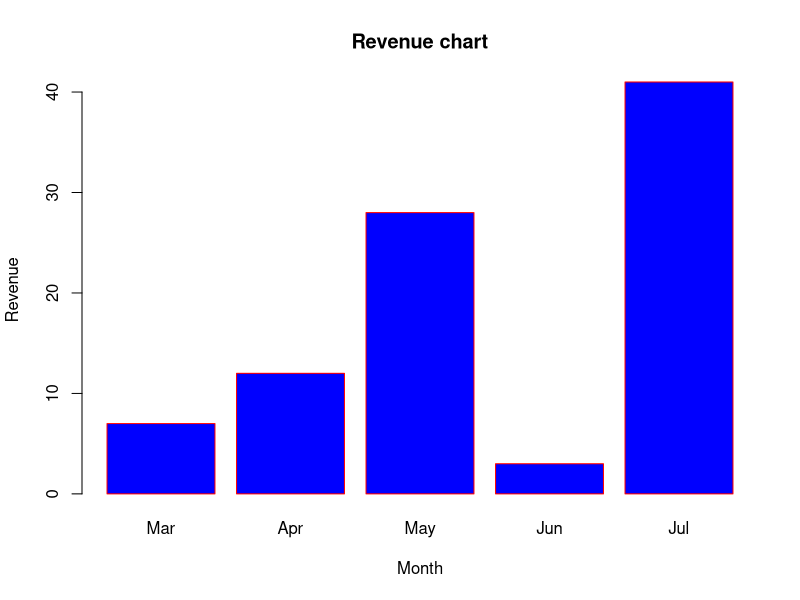
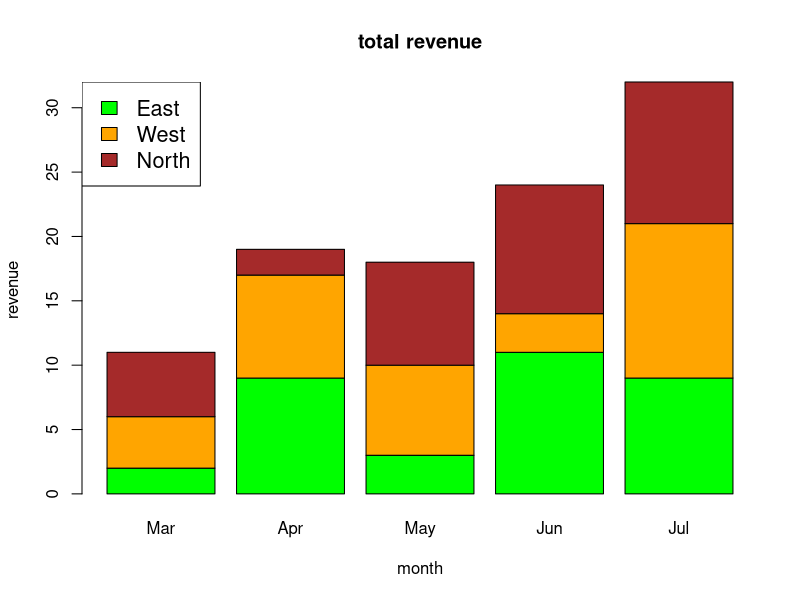

Recreate these plots in R, in order.
# Bar Charts
H <- c(7,12,28,3,41)
M <- c("Mar","Apr","May","Jun","Jul")
png(file = "barchart.png")
barplot(H,names.arg = M,xlab = "Month",ylab = "Revenue",col = "blue", main = "Revenue chart",border = "red")
dev.off()

# Group Bar Chart and Stacked Bar Chart
colors <- c("green","orange","brown")
months <- c("Mar","Apr","May","Jun","Jul")
regions <- c("East","West","North")
Values <- matrix(c(2,9,3,11,9,4,8,7,3,12,5,2,8,10,11),nrow = 3,ncol = 5,byrow = TRUE)
png(file = "barchart_stacked.png")
barplot(Values,main = "total revenue",names.arg = months,xlab = "month",ylab = "revenue",col = colors)
legend("topleft", regions, cex = 1.3, fill = colors)
dev.off()